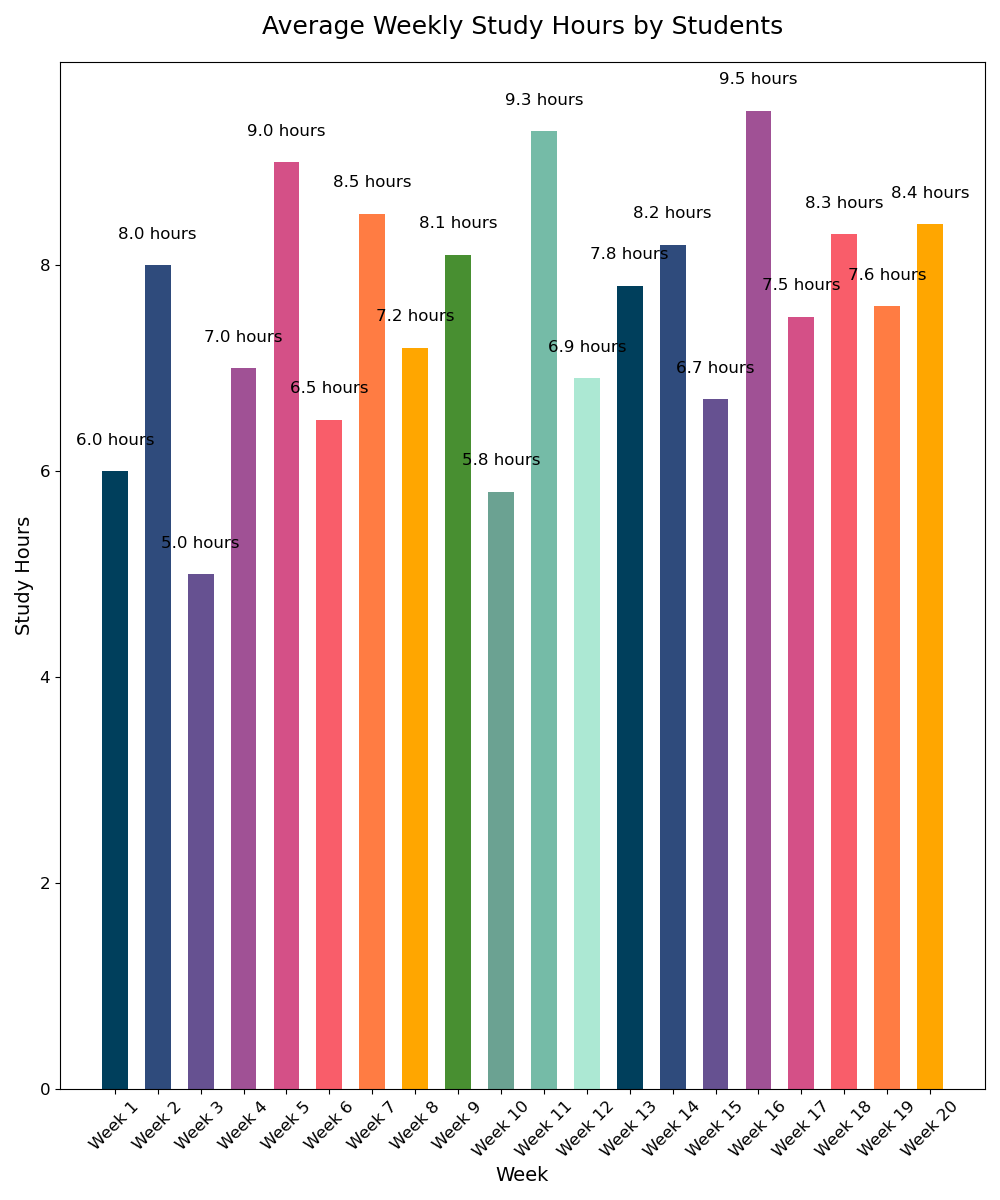

The script that drew this image:

import matplotlib.pyplot as plt

# Data for plotting
weeks = ["Week 1", "Week 2", "Week 3", "Week 4", "Week 5", "Week 6", 
         "Week 7", "Week 8", "Week 9", "Week 10", "Week 11", "Week 12",
         "Week 13", "Week 14", "Week 15", "Week 16", "Week 17", "Week 18",
         "Week 19", "Week 20"]
study_hours = [6, 8, 5, 7, 9, 6.5, 8.5, 7.2, 8.1, 5.8, 9.3, 6.9, 7.8, 8.2, 6.7, 9.5, 7.5, 8.3, 7.6, 8.4]

fig, ax = plt.subplots(figsize=(10, 12))

# Create a vertical bar chart with custom colors and bar widths
bars = ax.bar(weeks, study_hours, width=0.6,
              color=['#003f5c', '#2f4b7c', '#665191', '#a05195', '#d45087', '#f95d6a',
                     '#ff7c43', '#ffa600', '#488f31', '#6ba292', '#75bba7', '#ace8d3',
                     '#003f5c', '#2f4b7c', '#665191', '#a05195', '#d45087', '#f95d6a',
                     '#ff7c43', '#ffa600'])

# Set the chart title and labels
ax.set_title('Average Weekly Study Hours by Students', fontsize=18, pad=20)
ax.set_ylabel('Study Hours', fontsize=14)
ax.set_xlabel('Week', fontsize=14)

# Customize the ticks on both axes
ax.xaxis.set_tick_params(labelsize=12, rotation=45)
ax.yaxis.set_tick_params(labelsize=12)

# Add value labels to each bar
for bar in bars:
    height = bar.get_height()
    label_y_pos = height + 0.3  # Some padding to the top
    ax.text(bar.get_x() + bar.get_width()/2, label_y_pos, f'{height} hours',
            va='center', ha='center', fontsize=12)

plt.tight_layout()
plt.show()
